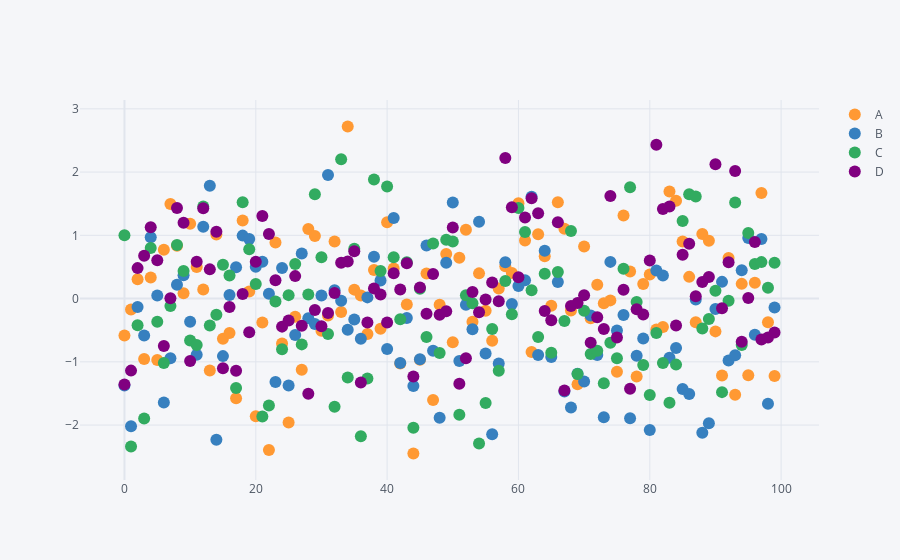

This figure's notebook cell:
### Code cell
df.iplot(kind='scatter',mode='markers') #,x='A',y='B'
